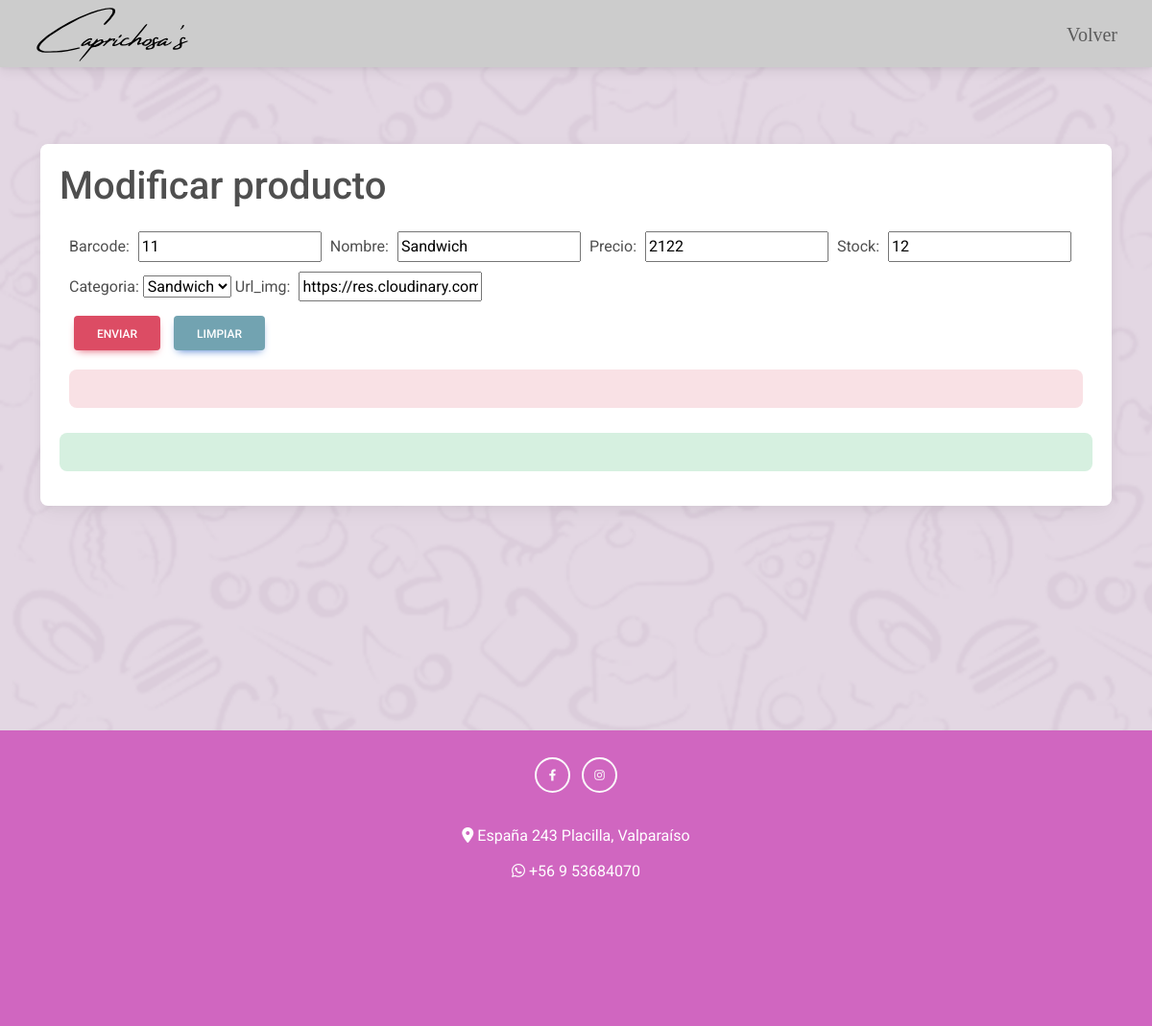
The page /Modificar-producto/11 on the database as committed earlier.
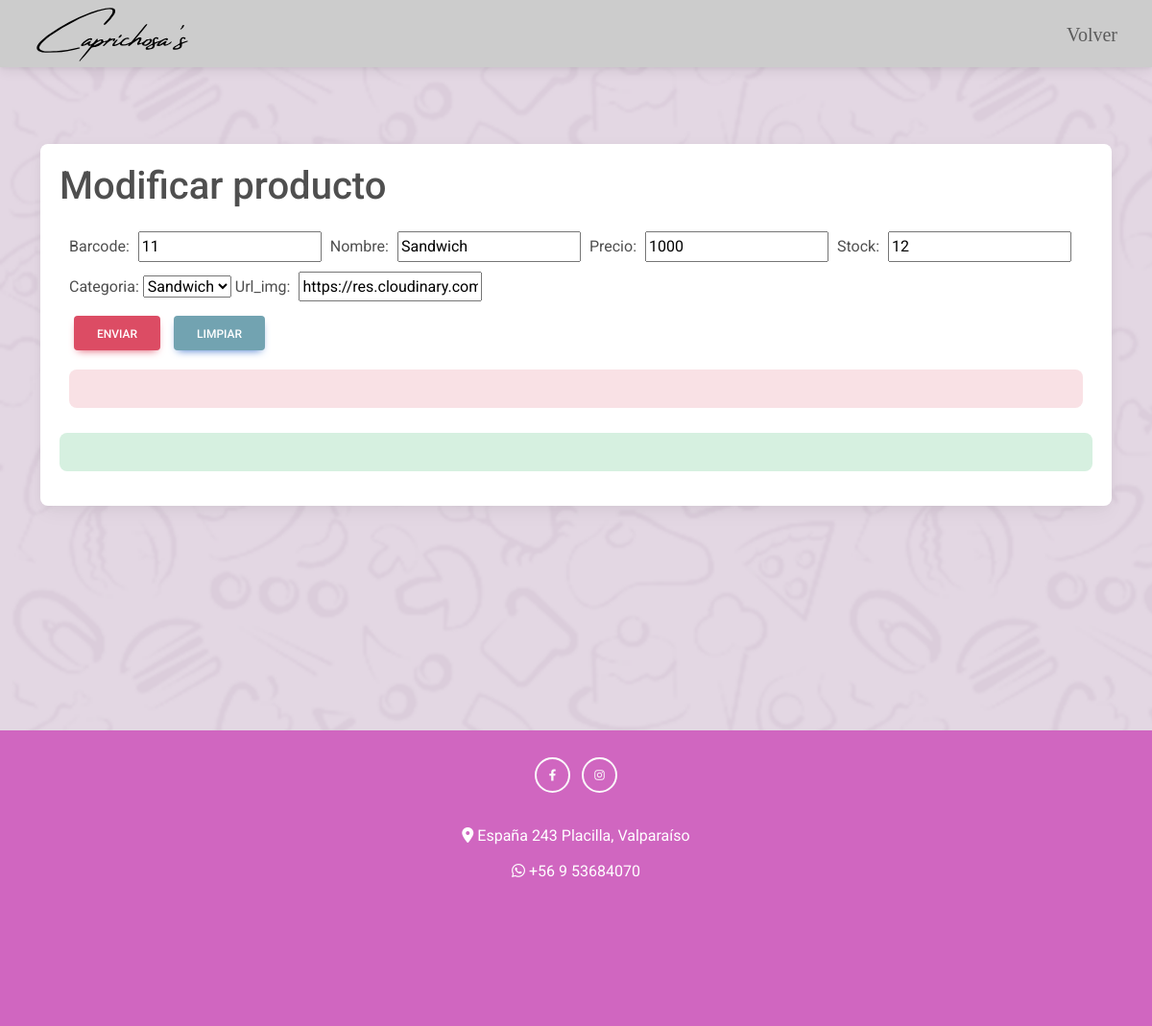
The same page on the database as committed later.
### core/models.py (models this page shows, shortened)
class PRODUCTO(models.Model):
    Barcode = models.CharField(max_length=50 ,primary_key=True ,verbose_name='Barcode')
    nombre =  models.CharField(max_length=50 ,verbose_name='nombre')
    slug = AutoSlugField(populate_from='nombre')
    precio = models.IntegerField(verbose_name='precio')
    stock = models.IntegerField(verbose_name='stock')
    imgurl = models.CharField(max_length=600,verbose_name='url_img')
    descripcion = models.TextField(max_length=600,verbose_name='descripcion',null=True)
    is_activo = models.BooleanField(default=True)
    destacado = models.BooleanField(default=False)
    categoria = models.ForeignKey(CATEGORIA,on_delete=models.CASCADE)

class CATEGORIA(models.Model):
    nombre = models.CharField(max_length=50,primary_key=True, verbose_name='nombre de la categoria')
    slug = AutoSlugField(populate_from='nombre')
    is_activo = models.BooleanField(default=True)
    def __str__(self) -> str:
        return self.nombre

### core/views.py (the view)
# urls.py: path("Modificar-producto/<Barcode>", Mod_Producto,name="Mod_Producto"),
def Mod_Producto(request, Barcode):
    producto = PRODUCTO.objects.get(Barcode=Barcode)
    datos = {
        'form': ProductoForm(instance=producto)
    }
    if request.method == 'POST':
        formulario = ProductoForm(data=request.POST, instance=producto)
        if formulario.is_valid:
            formulario.save()
            datos['mensaje'] = "Modificados correctamente"
    return render(request, 'core/Crud/modProducto.html', datos)

### core/forms.py
class ProductoForm (ModelForm):
    class Meta :
        model = PRODUCTO
        fields= ['Barcode','nombre','precio','stock','categoria','imgurl']

### core/context_processor.py (called while the page is built)
def importe_total_carro(request):
    total=0
    if 'carro' in request.session:
        for key, value in request.session["carro"].items():
            total += int(value["acumulado"])
    return {'importe_total_carro':total}

### core/templates/core/Crud/modProducto.html (shortened to what this page needs)
<!DOCTYPE html>
<html lang="es">
  {%load static%}
<head>
  <link rel="stylesheet" href="{% static 'core/css/styles.css'%}">
  <link href="https://cdnjs.cloudflare.com/ajax/libs/font-awesome/6.0.0/css/all.min.css" rel="stylesheet" />
  <link href="https://cdnjs.cloudflare.com/ajax/libs/mdb-ui-kit/6.2.0/mdb.min.css" rel="stylesheet" />
</head>
<body class="add">
  <header>
    <nav class="navbar navbar-expand-lg">
      <div class="container-fluid">
        <a class="navbar-brand" href="/"><img class="px-4" src="{% static 'core/img/logo.svg'%}" alt="Logo" height="60"></a>
        <div class="collapse navbar-collapse justify-content-end" id="navbarNavAltMarkup">
          <ul class="navbar-nav">
            <li class="nav-item">
              <a class="nav-link px-4" href="http://127.0.0.1:8000/crud">Volver</a>
            </li>
          </ul>
        </div>
      </div>
    </nav>
  </header>
  <div class="container">
    <div class="card">
    <h1>Modificar producto</h1>
    <form action="" method="post" id="formulario">
      <div class="form-group">
        {{ form }}
      </div>
      <input type="submit" value="Enviar" class="btn btn-danger" id="enviar">
      <input type="reset" value="Limpiar" class="btn btn-primary" id="limpiar">
      <div id="error" class="alert alert-danger" role="alert"></div>
    </form>
    <div class="alert alert-success" role="alert">{{mensaje}}</div>
  </div>
</div>
<br>
<br>
<br>
<br>
<br>
<br>
  <footer class="footer text-center text-white">
    <div class="container p-4 pb-0">
      <div class="mb-4">
        <a class="btn btn-outline-light btn-floating m-1" href="#!" target="_blank" role="button"><i class="fab fa-facebook-f"></i></a>
        <a class="btn btn-outline-light btn-floating m-1" href="https://www.instagram.com/caprichosas_cafe/" target="_blank"
          role="button"><i class="fab fa-instagram"></i></a>
      </div>
    </div>
    <div class="text-center p-1">
      <i class="fas fa-location-dot"></i> España 243 Placilla, Valparaíso
    </div>
    <div class="wanumber text-center p-2">
      <i class="fab fa-whatsapp"></i> +56 9 53684070
    </div>
  </footer>
</body>
</html>

Rows that differ between the two databases and show on the page:
changed PRODUCTO "Sandwich": precio "2122" → "1000"
